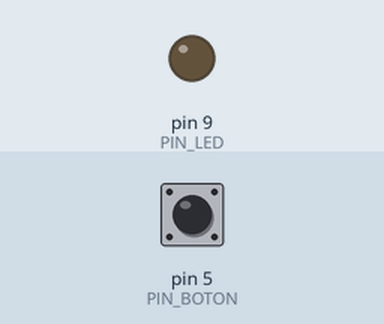
Bench run of a sketch on a simulated Arduino Uno, built with avr-gcc and run on an emulated ATmega328P. On the bench: output pins drawn as LEDs (lit = HIGH). Inputs (shaded band) come from the test bench; at power-on: pin 5 (PIN_BOTON) LOW.

Above: at 1.2 s.
1.3 s: pin 5 (PIN_BOTON) pulled HIGH for 0.15 s
At 2.5 s:
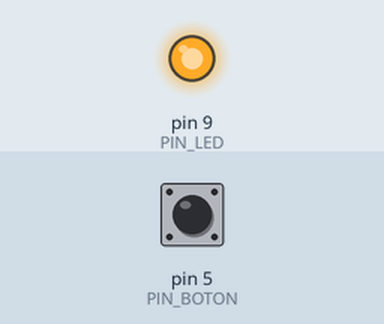
2.9 s: pin 5 (PIN_BOTON) pulled HIGH for 1 s
At 3.8 s:
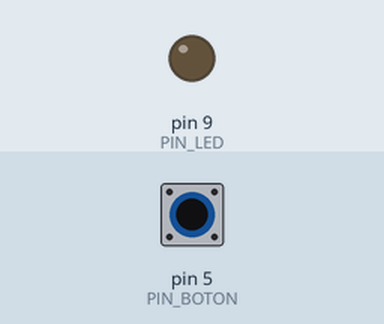
5.4 s: pin 5 (PIN_BOTON) pulled HIGH for 3.2 s
At 5.7 s:
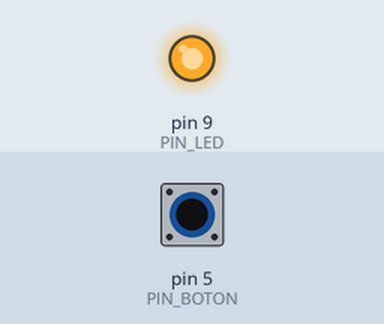
Timing chart, 0 to 8.4 s (numbered marks = the images above; inputs shaded):
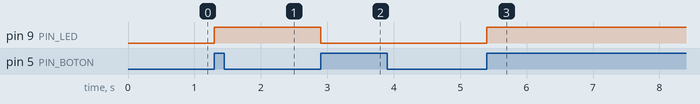

The sketch:

boton_led_toggle.ino
```cpp
/*
 * Programa cambia el estado del led cuando el boton
 * es presionado.
 *
 */
// Constantes
int PIN_LED = 9;
int PIN_BOTON = 5;

// Variaibles
int estado = 0;
int estadoAnterior = 0;
int LED_estado = 0;


void setup() {
  // Inicializando led
  pinMode(PIN_LED, OUTPUT);
  // Inicializando boton
  pinMode(PIN_BOTON, INPUT);
}

void loop() {
  // Leyendo boton
  estado = digitalRead(PIN_BOTON);

  if (estado != estadoAnterior && estado == 1) {
      LED_estado = !LED_estado;
      digitalWrite(PIN_LED, LED_estado);
      delay(200);
  }

  estadoAnterior = estado;
}
```

Measured:
- after the input at 1.3 s, pin 9 (PIN_LED): LOW → HIGH at once
- after the input at 2.9 s, pin 9 (PIN_LED): HIGH → LOW at once
- after the input at 5.4 s, pin 9 (PIN_LED): LOW → HIGH at once
